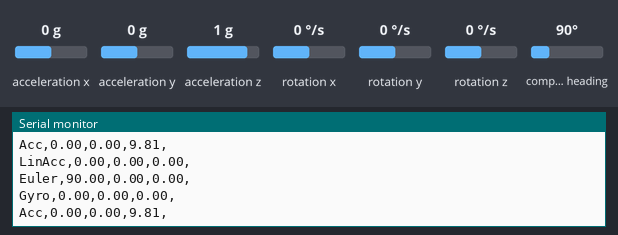
A sketch run on a simulated Arduino Mega 2560, built with avr-gcc and run on an emulated ATmega2560. Shown: the last lines printed to the serial monitor. The inputs (shaded band) are chosen by the test bench; at power-on: acceleration x 0 g, acceleration y 0 g, acceleration z 1 g, rotation x 0 °/s, compass heading 90°, rotation y 0 °/s, rotation z 0 °/s.

Above: at 2.2 s.
2.3 s: acceleration x set to -1.4 g
At 3.3 s:
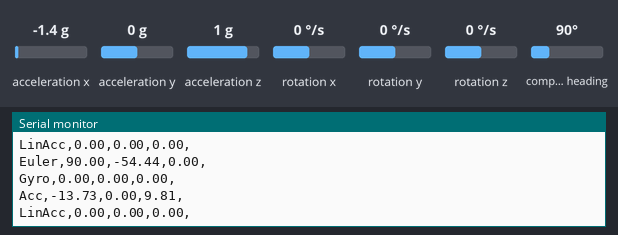
5.3 s: acceleration y set to -1.4 g
At 6.3 s:
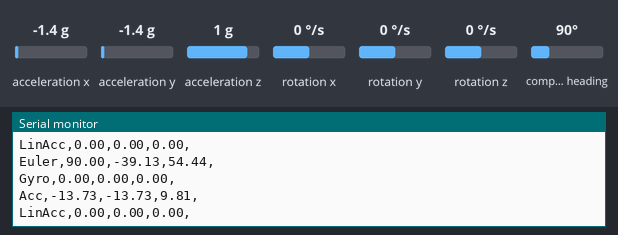
8.3 s: acceleration z set to -1.4 g
At 9.1 s:
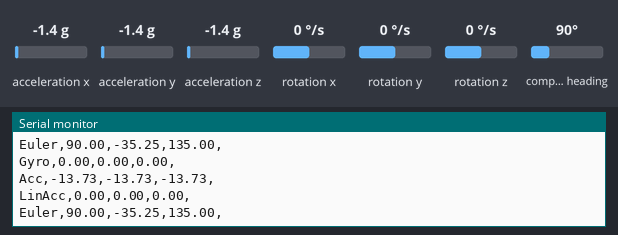
11.3 s: rotation x set to -192 °/s
At 12.4 s:
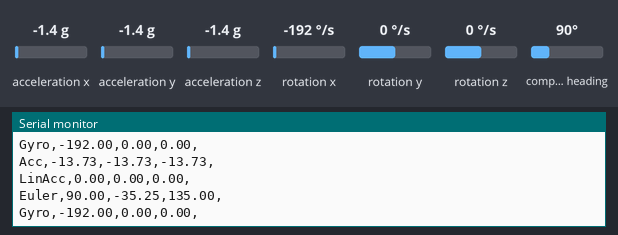
14.3 s: compass heading set to 180°
At 15.1 s:
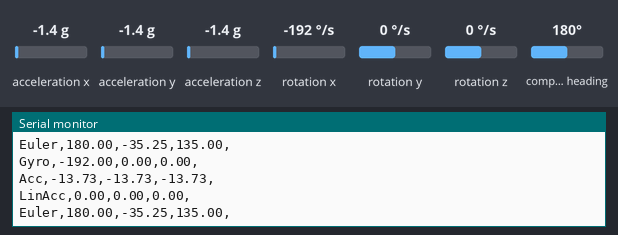
17.3 s: rotation y set to 100 °/s
At 18.4 s:
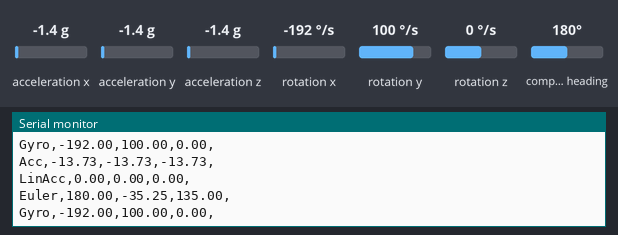
Timing chart, 0 to 20.3 s (numbered marks = the images above; inputs shaded):
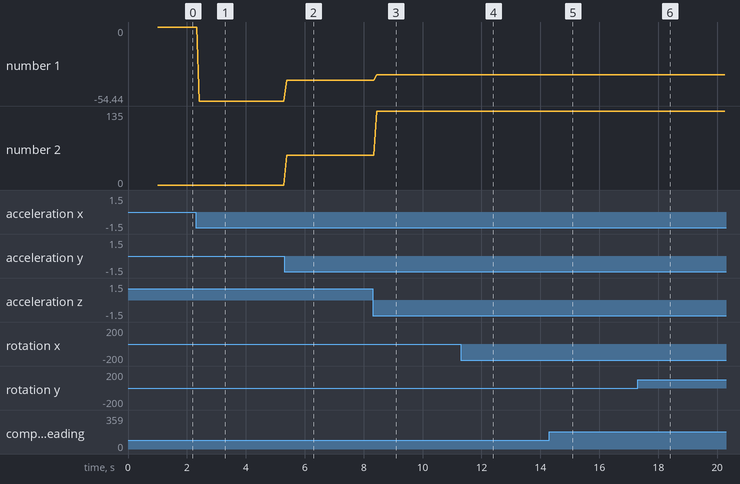

The sketch:

arduino_node_AOS.ino
```cpp
#include <Wire.h>
#include <Adafruit_Sensor.h>
#include <Adafruit_BNO055.h>
#include <utility/imumaths.h>

Adafruit_BNO055 bno = Adafruit_BNO055(55);

void setup(void)
{
  Serial.begin(9600);
  Serial1.begin(9600);

  /* Initialise the sensor */
  if (!bno.begin())
  {
    /* There was a problem detecting the BNO055 ... check your connections */
    Serial.print("Ooops, no BNO055 detected ... Check your wiring or I2C ADDR!");
    while (1);
  }

  delay(1000);

  bno.setExtCrystalUse(true);
}

void loop(void)
{

  /* Vector Declaration:
     - Euler
     - Gyro
     - Accelerometer
     - Linear Accelerometer
  */

  imu::Vector<3> euler = bno.getVector(Adafruit_BNO055::VECTOR_EULER);
  imu::Vector<3> gyro = bno.getVector(Adafruit_BNO055::VECTOR_GYROSCOPE);
  imu::Vector<3> acc = bno.getVector(Adafruit_BNO055::VECTOR_ACCELEROMETER);
  imu::Vector<3> linacc = bno.getVector(Adafruit_BNO055::VECTOR_LINEARACCEL);

  /* Euler:
     Roll Angle: Euler X
     Pitch Angle: Euler Y
     Yaw Angle: Euler Z
  */

  Serial.print("Euler,");
  Serial.print(euler.x());
  Serial.print(",");
  Serial.print(euler.y());
  Serial.print(",");
  Serial.print(euler.z());
  Serial.println(",");

  /* Gyro:
     Roll Velocity: Gyro X
     Pitch Velocity: Gyro Y
     Yaw Velocity: Gyro Z
  */

  Serial.print("Gyro,");
  Serial.print(gyro.x());
  Serial.print(",");
  Serial.print(gyro.y());
  Serial.print(",");
  Serial.print(gyro.z());
  Serial.println(",");

  /* Acceleration:
     Longitudinal Acceleration: Acceleration X
     Lateral Acceleration: Acceleration Y
     Vertical Acceleration: Acceleration Z
  */

  Serial.print("Acc,");
  Serial.print(acc.x());
  Serial.print(",");
  Serial.print(acc.y());
  Serial.print(",");
  Serial.print(acc.z());
  Serial.println(",");

  /* Linear Acceleration
      Linear Acceleration X
      Lienar Acceleration Y
      Linear Acceleration Z
  */

  Serial.print("LinAcc,");
  Serial.print(linacc.x());
  Serial.print(",");
  Serial.print(linacc.y());
  Serial.print(",");
  Serial.print(linacc.z());
  Serial.println(",");

  //GPS
//  while (Serial1.available()) {
//    Serial.write(Serial1.read());
//  }
}
```

Measured:
- after the input at 2.3 s, the serial monitor: prints a new line after 0.13 s (image 1)
- after the input at 5.3 s, the serial monitor: prints a new line after 0.09 s (image 2)
- after the input at 8.3 s, the serial monitor: prints a new line after 0.15 s (image 3)
- after the input at 11.3 s, the serial monitor: prints a new line after 0.12 s (image 4)
- after the input at 14.3 s, the serial monitor: prints a new line after 0.12 s (image 5)
- after the input at 17.3 s, the serial monitor: prints a new line after 0.10 s (image 6)
- plotted number 1: 0 → -54.44 after the input at 2.3 s, -54.44 → -39.13 after the input at 5.3 s, -39.13 → -35.25 after the input at 8.3 s
- plotted number 2: 0 → 54.44 after the input at 5.3 s, 54.44 → 135 after the input at 8.3 s
